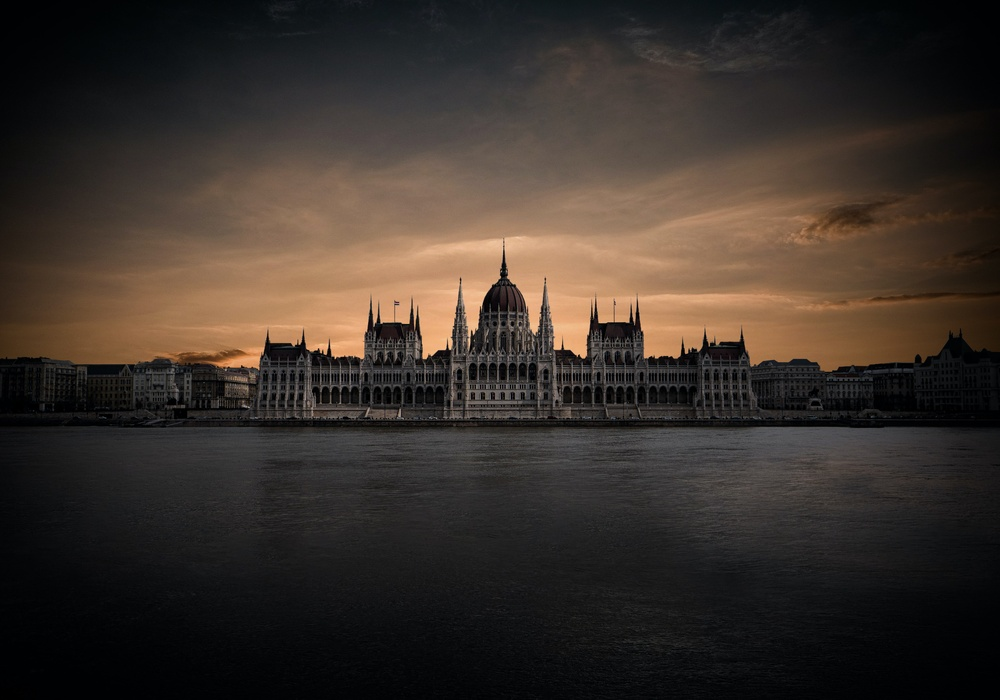
%> input picture Image Compression/tim-roosjen-WTSBy0LQOfM-unsplash.jpg, 1000 x 700 px, shrunk from 4586 x 3208 before the run
$ octave com.m   (GNU Octave 9; MATLAB toolbox functions it lacks are replaced by stand-ins)
%> lines starting %> are read from the running program, lines starting %| are printed output that depends on the picture
img0 = imread("Image Compression\tim-roosjen-WTSBy0LQOfM-unsplash.jpg");
%> img0 is the input picture: size 700x1000x3 uint8; mean R, G, B 57.8, 49, 42.6
img1 = imread("rgb.png");
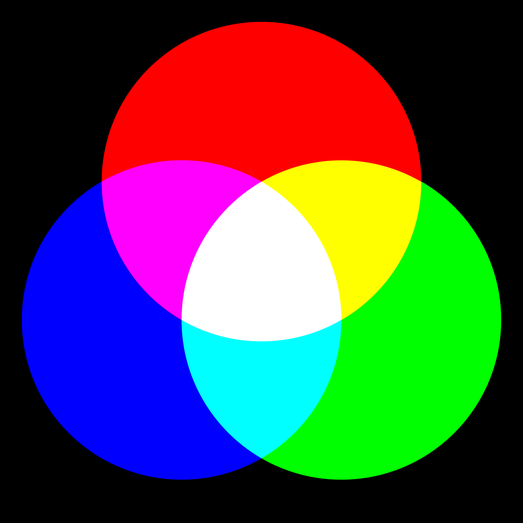
%> input picture rgb.png, 523 x 523 px, shrunk from 2400 x 2400 before the run
%> img1 is the input picture: size 523x523x3 uint8; mean R, G, B 74.8, 74.8, 74.8
img2 = img0(:,:,1);
img3 = img0(:,:,2);
img5 = img0(:,:,3);
img4 = im2double(img2);

Y = (0.299 * img0(:,:,1))+(0.587 * img0(:,:,2))+(0.114* img0(:,:,3));


Cb = -(0.169 * img0(:,:,1))-(0.311 * img0(:,:,2))+(0.500* img0(:,:,3));
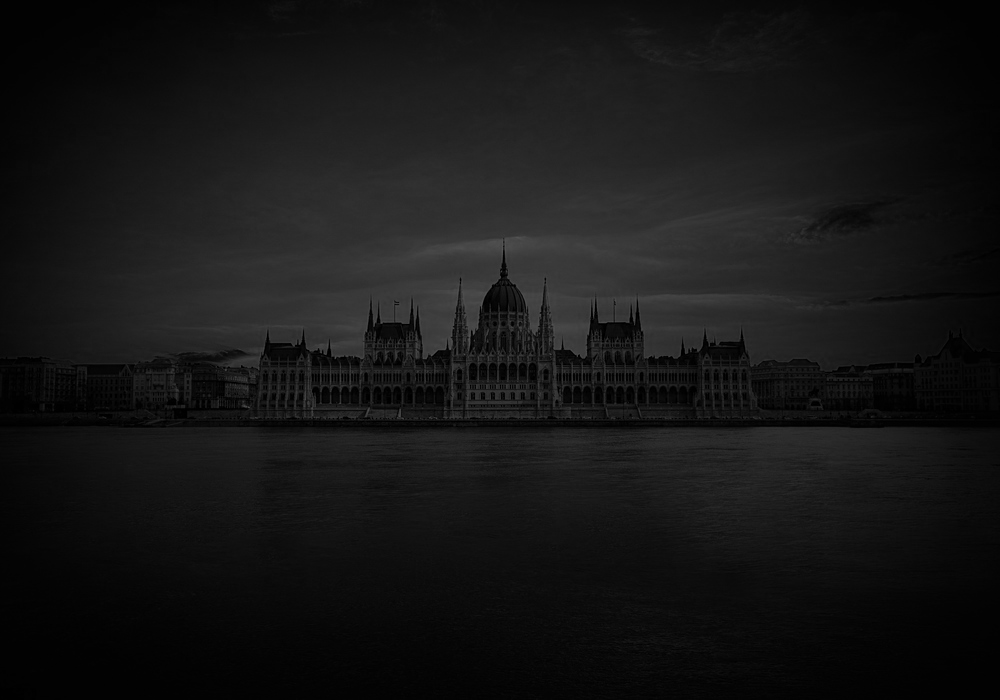
%> Cb: size 700x1000 uint8; min 0, max 90, mean 21.5


Cr = (0.500 * img0(:,:,1))-(0.419 * img0(:,:,2))-(0.081* img0(:,:,3));

all = img0;
all(:,:,1) = Y;
all(:,:,2) = Cb;
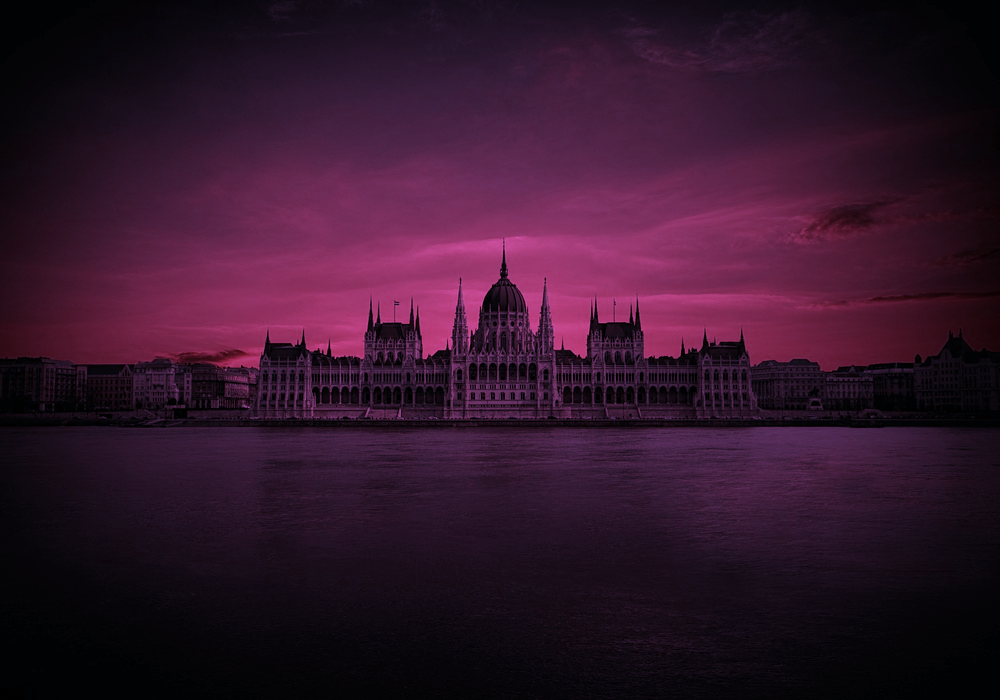
%> all: size 700x1000x3 uint8; mean R, G, B 50.9, 21.5, 42.6
all(:,:,3) = Cr;
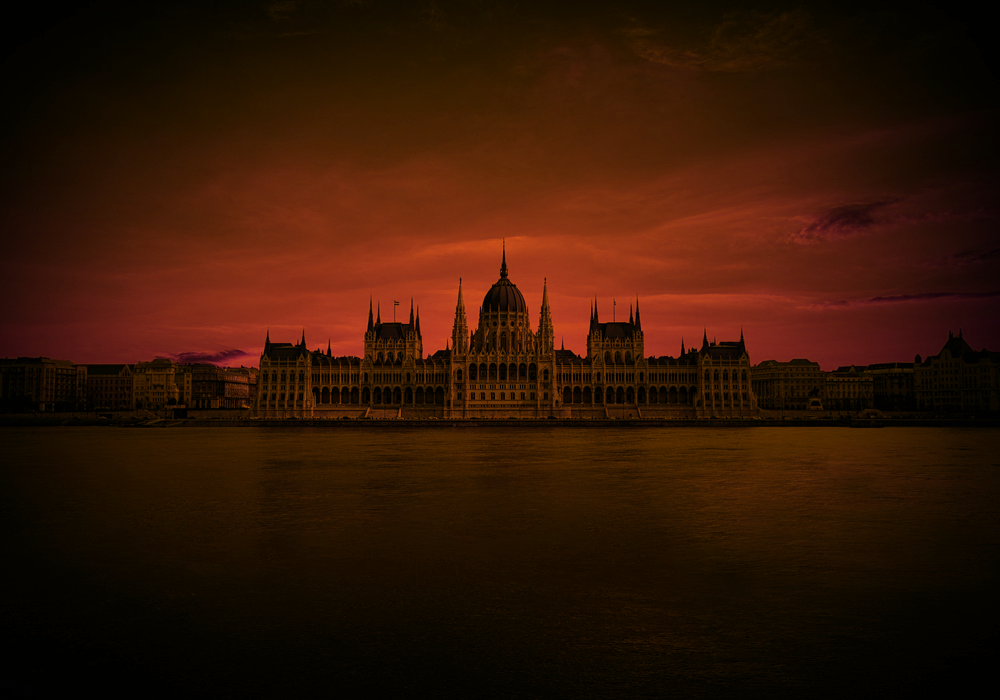
%> all: size 700x1000x3 uint8; mean R, G, B 50.9, 21.5, 5.4

imgycbcr = rgb2ycbcr(img0);
%> imgycbcr: size 700x1000x3 uint8; mean of channels 1, 2, 3 59.7, 123.9, 132.3

% [7 lines of commented-out code are left out]
subplot(1,3,1),imshow(Y);

subplot(1,3,2),imshow(Cb);
subplot(1,3,3),imshow(Cr);

all(:,:,1) = Y;
all(:,:,2) = Cb;
all(:,:,3) = Cr;
T = dctmtx(8);
subplot(2,2,1),imshow(T);
%dct = @(block_struct) T * block_struct.data * T';
Y = im2double(Y);
%> Y: size 700x1000 double
imwrite(Y,"y.jpg");
B = blkproc(Y,[8 8],'P1*x*P2',T,T');
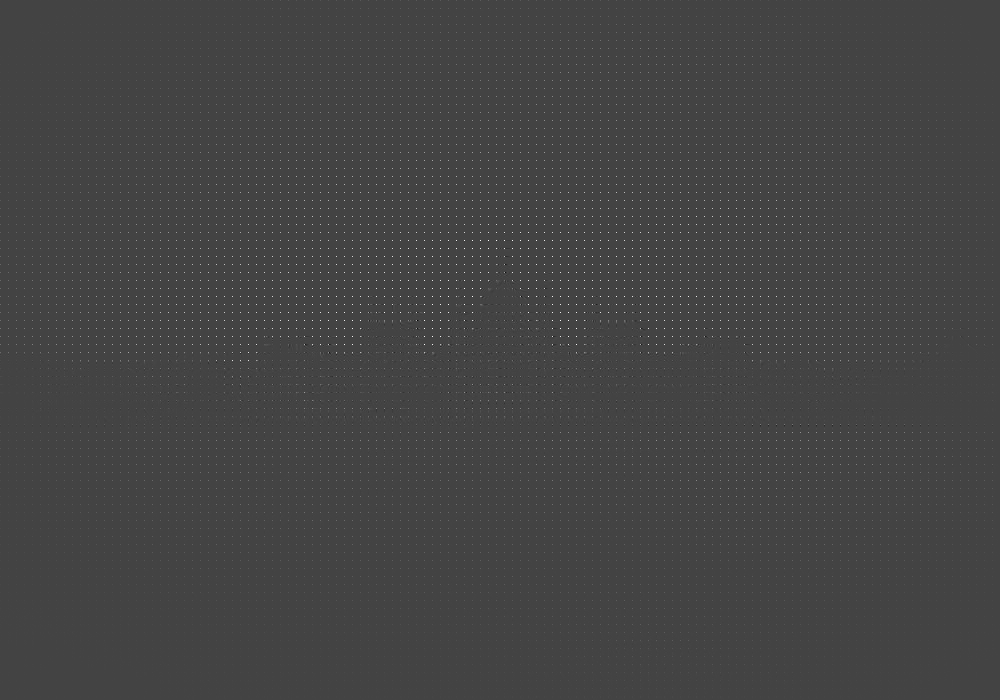
%> B: size 700x1000 double; min -2.23, max 6.15, mean 0.0249; drawn with min black and max white
subplot(2,2,2),imshow(B);
%> after `imshow(B)`:
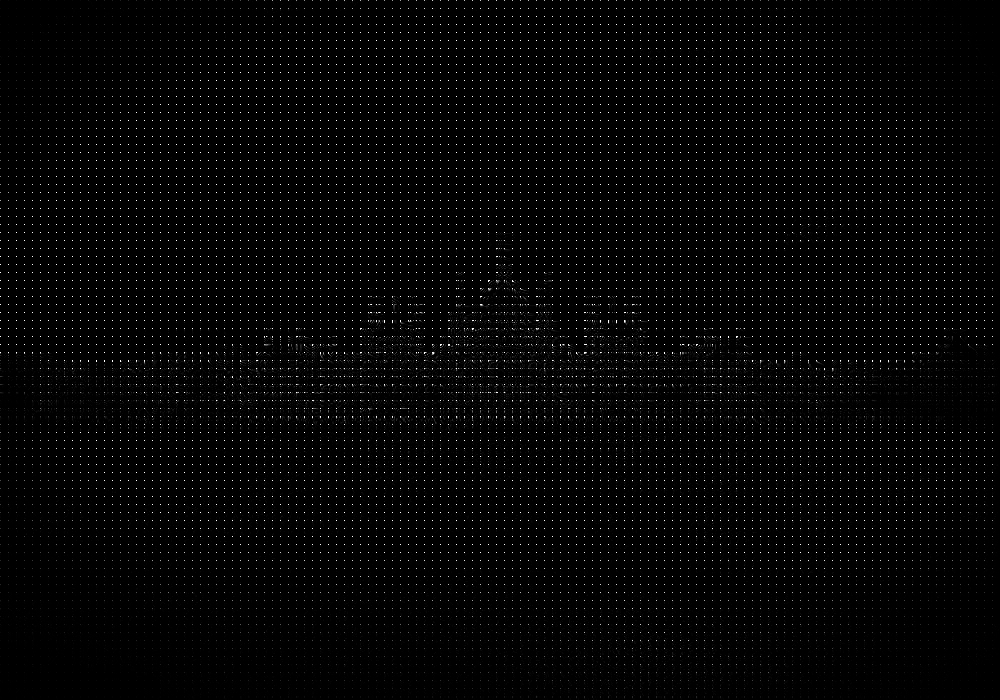
%> displayed picture: size 700x1000, on the screen's scale of 0 to 255; min 0, max 255, mean 4.4
%> after `imshow(B)`:
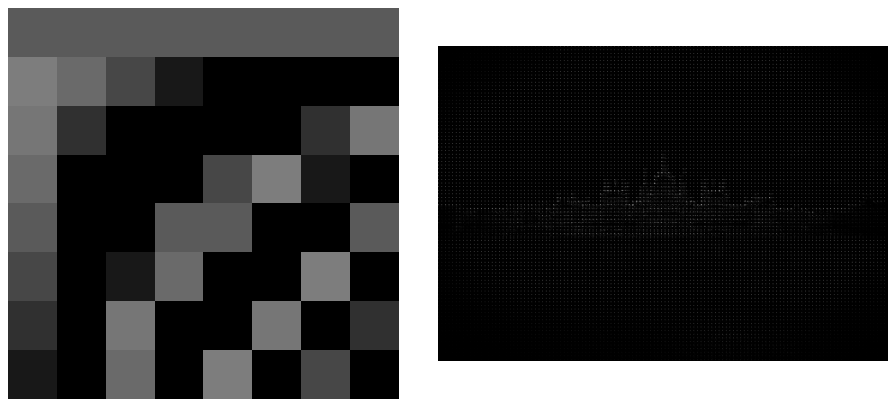
%> figure redrawn from the program's plot data, 2 panels
%> (the run ends here)
